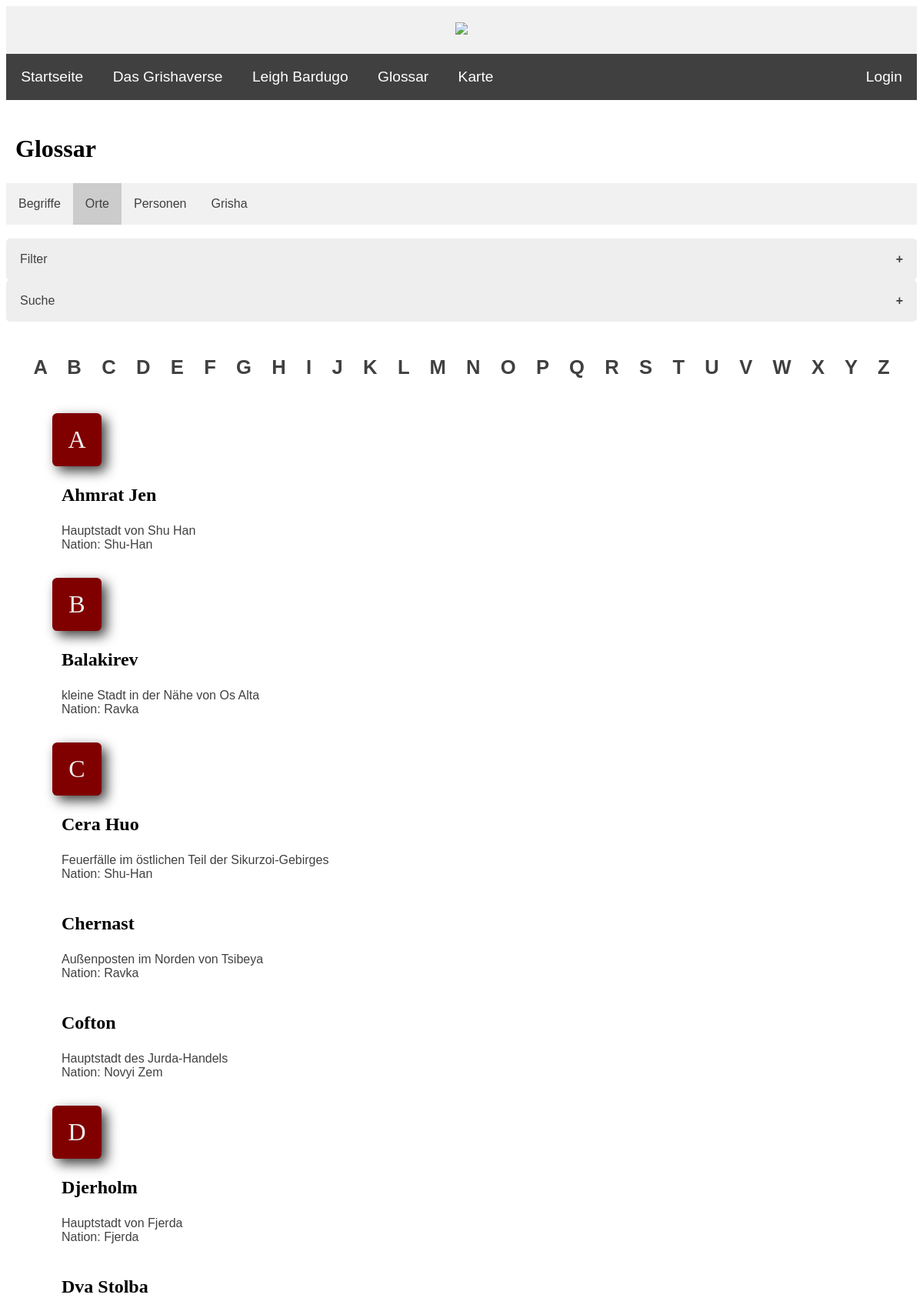
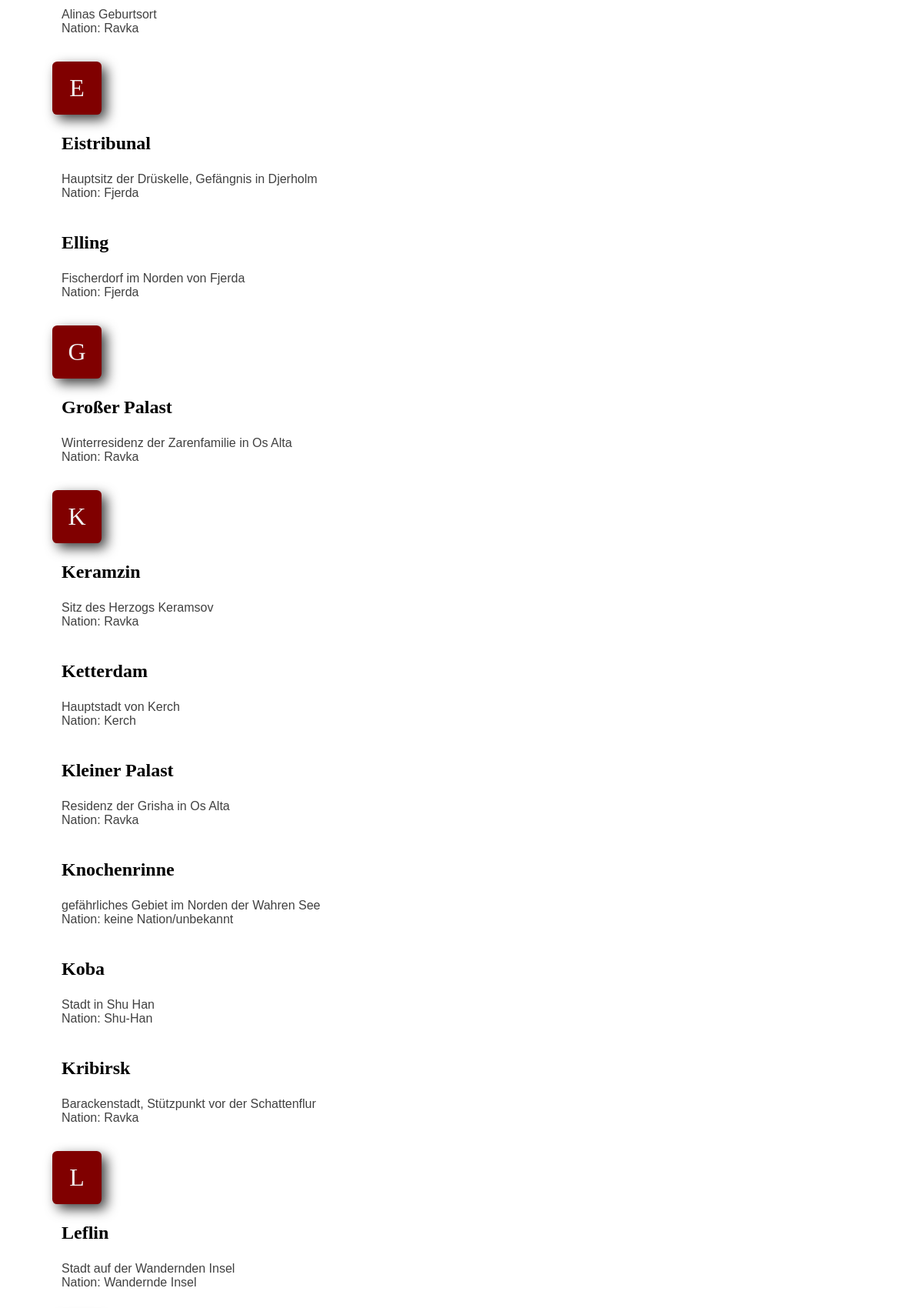
/PHP/glossary_orte.php (upper part), run on the app's committed database (2 pictures, top to bottom).
### tables this page shows
CREATE TABLE `schauplaetze` (
  `ID` int(10) NOT NULL,
  `name` text NOT NULL,
  `nation` int(10) NOT NULL,
  `beschreibung` text DEFAULT NULL
);

CREATE TABLE `nationen` (
  `ID` int(10) NOT NULL,
  `name` text NOT NULL
);

### PHP/glossary_orte.php (the view, shortened to what this page needs)
<?php
include ("header.inc.php");
include ("navbar.inc.php");
$configs = include("config.inc.php");
?>
    <div>
        <h2>Glossar</h2>
    </div>
    <div class="glossary-nav">
        <ul>
            <li><a href="glossary_begriffe.php">Begriffe</a></li>
            <li><a href="glossary_orte.php" class="active">Orte</a></li>
            <li><a href="glossary_personen.php">Personen</a></li>
            <li><a href="glossary_grisha.php">Grisha</a></li>
        </ul>
    </div>
    <br>
    <button class="accordion">Filter</button>
    <button class="accordion">Suche</button>
    <br>
    <?php
    $alph = array("A", "B", "C", "D", "E", "F", "G", "H", "I", "J", "K", "L", "M", "N", "O", "P", "Q", "R", "S", "T", "U", "V", "W", "X", "Y", "Z");
        echo
        "<div class='letters-bg'>
            <strong>
                <a class='link' href='#orte_letter-A'>A</a> <a class='link' href='#orte_letter-B'>B</a> <a class='link' href='#orte_letter-C'>C</a>
                <a class='link' href='#orte_letter-D'>D</a> <a class='link' href='#orte_letter-E'>E</a> <a class='link' href='#orte_letter-F'>F</a>
                <a class='link' href='#orte_letter-G'>G</a> <a class='link' href='#orte_letter-H'>H</a> <a class='link' href='#orte_letter-I'>I</a>
                <a class='link' href='#orte_letter-J'>J</a> <a class='link' href='#orte_letter-K'>K</a> <a class='link' href='#orte_letter-L'>L</a>
                <a class='link' href='#orte_letter-M'>M</a> <a class='link' href='#orte_letter-N'>N</a> <a class='link' href='#orte_letter-O'>O</a>
                <a class='link' href='#orte_letter-P'>P</a> <a class='link' href='#orte_letter-Q'>Q</a> <a class='link' href='#orte_letter-R'>R</a>
                <a class='link' href='#orte_letter-S'>S</a> <a class='link' href='#orte_letter-T'>T</a> <a class='link' href='#orte_letter-U'>U</a>
                <a class='link' href='#orte_letter-V'>V</a> <a class='link' href='#orte_letter-W'>W</a> <a class='link' href='#orte_letter-X'>X</a>
                <a class='link' href='#orte_letter-Y'>Y</a> <a class='link' href='#orte_letter-Z'>Z</a>
            </strong>
        </div>
        <br>";
        foreach ($alph as $i){
            $result = mysqli_query($conn, "SELECT schauplaetze.name, schauplaetze.beschreibung,
            nationen.name AS nation
            FROM schauplaetze
            JOIN nationen on schauplaetze.nation = nationen.ID
            WHERE schauplaetze.name LIKE '$i%'                                                           /* beginnt mit dem entsprechenden Buchstaben */
            ORDER BY schauplaetze.name ASC");
            if (mysqli_num_rows($result) >= 1) {
                echo "<div id='orte_letter-$i' class='big-letter'>" . $i . "</div>";
            }
            echo "<div class='glossary-bg'><ul>";
            while ($j = mysqli_fetch_assoc($result)) {
                echo "<li><h3>" . $j["name"] . "</h3>";
                if ($j["beschreibung"]) {
                    echo $j["beschreibung"] . "<br>";
                }
                echo "Nation: " . $j["nation"] . "<br><br>";
            }
            echo "</li></ul></div>";
        }
        echo
        "<div class='letters-bg'>
            <strong>
                <a class='link' href='#orte_letter-A'>A</a> <a class='link' href='#orte_letter-B'>B</a> <a class='link' href='#orte_letter-C'>C</a>
                <a class='link' href='#orte_letter-D'>D</a> <a class='link' href='#orte_letter-E'>E</a> <a class='link' href='#orte_letter-F'>F</a>
                <a class='link' href='#orte_letter-G'>G</a> <a class='link' href='#orte_letter-H'>H</a> <a class='link' href='#orte_letter-I'>I</a>
                <a class='link' href='#orte_letter-J'>J</a> <a class='link' href='#orte_letter-K'>K</a> <a class='link' href='#orte_letter-L'>L</a>
                <a class='link' href='#orte_letter-M'>M</a> <a class='link' href='#orte_letter-N'>N</a> <a class='link' href='#orte_letter-O'>O</a>
                <a class='link' href='#orte_letter-P'>P</a> <a class='link' href='#orte_letter-Q'>Q</a> <a class='link' href='#orte_letter-R'>R</a>
                <a class='link' href='#orte_letter-S'>S</a> <a class='link' href='#orte_letter-T'>T</a> <a class='link' href='#orte_letter-U'>U</a>
                <a class='link' href='#orte_letter-V'>V</a> <a class='link' href='#orte_letter-W'>W</a> <a class='link' href='#orte_letter-X'>X</a>
                <a class='link' href='#orte_letter-Y'>Y</a> <a class='link' href='#orte_letter-Z'>Z</a>
            </strong>
        </div>
        <br>";
    ?>
<?php include ("footer.inc.php"); ?>

### CSS/style.css (style rules this page uses)
body { background-color: white; font-family: 'Helvetica', 'Verdana', sans-serif; font-size: 100%; color: #404040; }
h2 { font-family: 'Garamond', 'Georgia', serif; font-size: 2em; color: black; margin-left: 12px; }
h3 { font-family: 'Garamond', 'Georgia', serif; font-size: 1.5em; color: black; margin-left: 12px; }
a.link:link { text-decoration: none; color: #404040; }
button { background-color: #f1f1f1; border: 0.3em #404040; border-radius: 0.3em; padding: 0.7em 1.3em; text-align: center; color: black; font-family: 'Helvetica', 'Verdana', sans-serif; font-size: 1em; cursor: pointer; }

### CSS/slideshow.css (style rules this page uses)
* { box-sizing:border-box }
.active, .dot:hover { background-color: #404040; }

### CSS/glossary.css (style rules this page uses)
.glossary-nav ul { background-color: #f1f1f1; list-style-type: none; margin: 0; padding: 0; overflow: hidden; transition: 0.4s; }
.glossary-nav ul li { float: left; }
.glossary-nav ul li a { display: block; color: #404040; text-align: center; padding: 18px 16px; text-decoration: none; }
.glossary-nav .active { background-color: #ccc; color: #404040; }
.accordion { background-color: #eee; color: #404040; cursor: pointer; padding: 18px; width: 100%; text-align: left; border: none; outline: none; transition: 0.4s; }
.active, .accordion:hover { background-color: #ccc; color: #404040; }
.accordion:after { content: "\002B"; color: #404040; font-weight: bold; float: right; margin-left: 5px; }
.big-letter { background: #800000; border-radius: 0.2em; margin: 12px 0 0 60px; padding: 0.5em 0.5em; display: block; width: 2em; text-align: center; font-family: 'Garamond', 'Georgia', serif;; font-size: 2em; color: #f1f1f1; box-shadow: 0.2em 0.2em 0.5em #404040; }
.letters-bg { background-color: none; margin: 12px 0 0 0; padding: 0.5em 1.1em; text-align: center; font-size: 1.6em; word-spacing: 0.75em; line-height: 1.3em; }
.glossary-bg { margin-left: 16px; }
.glossary-bg ul { list-style-type: none; margin-left: 16px; }
.glossary-bg ul h3 { margin-left: 0; }

### data on the page
schauplaetze: name "Ahmrat Jen", beschreibung "Hauptstadt von Shu Han", nationen.name "Shu-Han"
schauplaetze: name "Balakirev", beschreibung "kleine Stadt in der Nähe von Os Alta", nationen.name "Ravka"
schauplaetze: name "Cera Huo", beschreibung "Feuerfälle im östlichen Teil der Sikurzoi-Gebirges", nationen.name "Shu-Han"
schauplaetze: name "Chernast", beschreibung "Außenposten im Norden von Tsibeya", nationen.name "Ravka"
schauplaetze: name "Cofton", beschreibung "Hauptstadt des Jurda-Handels", nationen.name "Novyi Zem"
schauplaetze: name "Djerholm", beschreibung "Hauptstadt von Fjerda", nationen.name "Fjerda"
schauplaetze: name "Dva Stolba", beschreibung "Alinas Geburtsort", nationen.name "Ravka"
schauplaetze: name "Eistribunal", beschreibung "Hauptsitz der Drüskelle, Gefängnis in Djerholm", nationen.name "Fjerda"
schauplaetze: name "Elling", beschreibung "Fischerdorf im Norden von Fjerda", nationen.name "Fjerda"
schauplaetze: name "Großer Palast", beschreibung "Winterresidenz der Zarenfamilie in Os Alta", nationen.name "Ravka"
schauplaetze: name "Keramzin", beschreibung "Sitz des Herzogs Keramsov", nationen.name "Ravka"
schauplaetze: name "Ketterdam", beschreibung "Hauptstadt von Kerch", nationen.name "Kerch"
schauplaetze: name "Kleiner Palast", beschreibung "Residenz der Grisha in Os Alta", nationen.name "Ravka"
schauplaetze: name "Knochenrinne", beschreibung "gefährliches Gebiet im Norden der Wahren See", nationen.name "keine Nation/unbekannt"
schauplaetze: name "Koba", beschreibung "Stadt in Shu Han", nationen.name "Shu-Han"
schauplaetze: name "Kribirsk", beschreibung "Barackenstadt, Stützpunkt vor der Schattenflur", nationen.name "Ravka"
schauplaetze: name "Leflin", beschreibung "Stadt auf der Wandernden Insel", nationen.name "Wandernde Insel"

### other printed values
$i "A"
$i "B"
$i "C"
$i "D"
$i "E"
$i "G"
$i "K"
$i "L"
